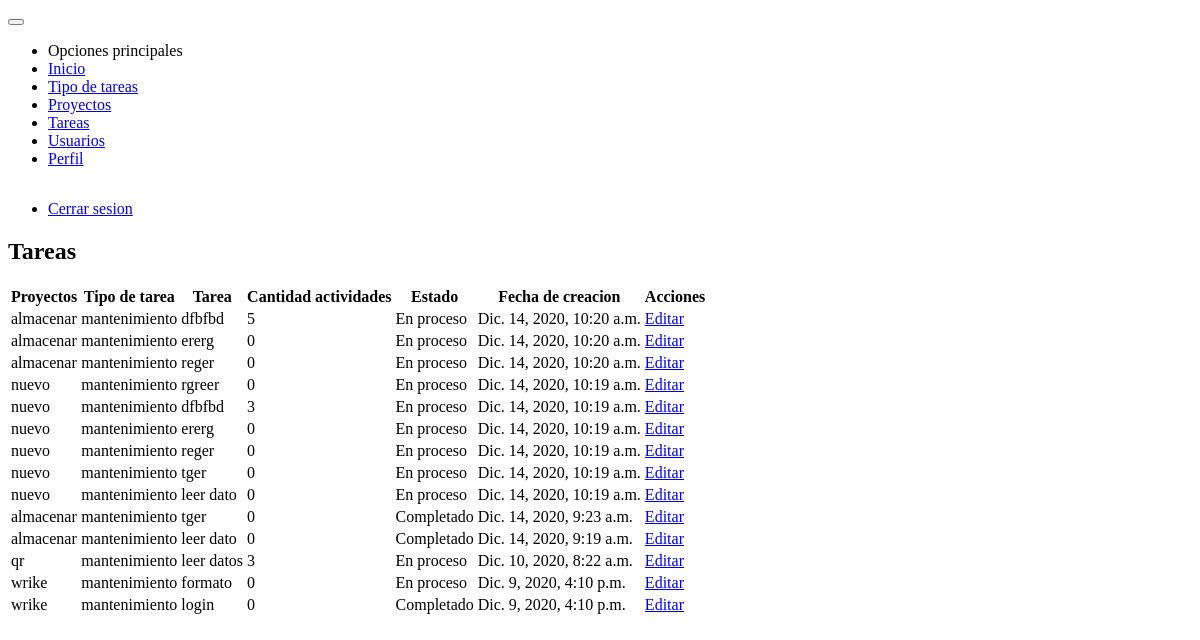
/tareas/ (signed in), run on an earlier commit of the app's database.
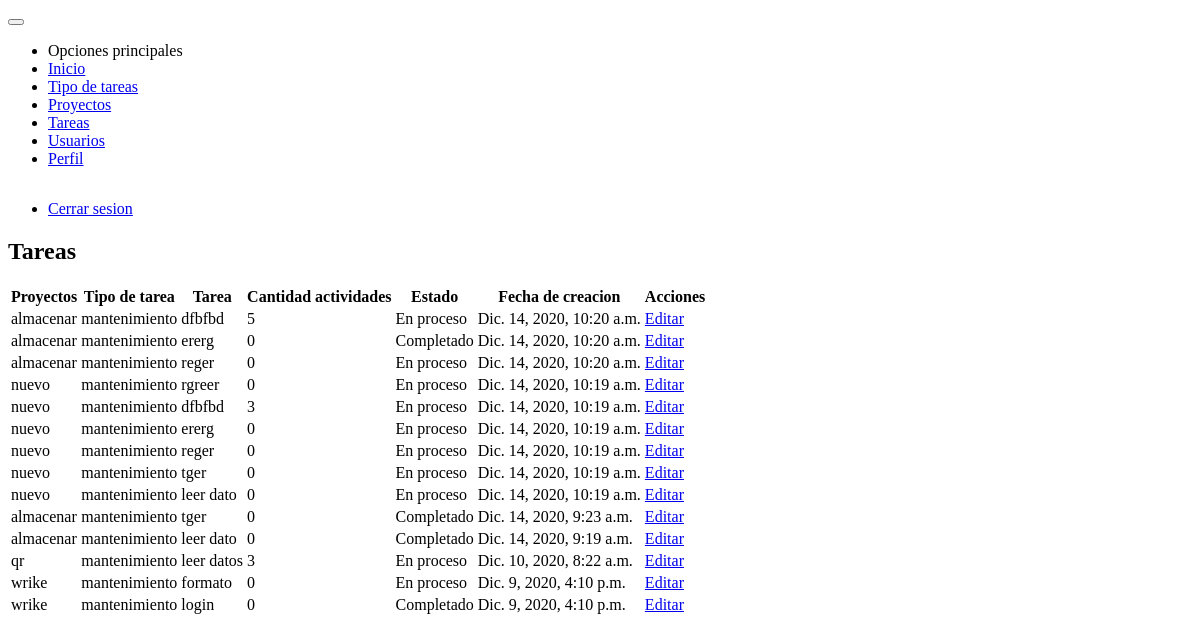
And on a later commit of the database.
### tasks/models.py (models this page shows, shortened)
class Task(models.Model):
    project = models.ForeignKey(Project, on_delete=models.CASCADE)
    type_task = models.ForeignKey(TypeTask, on_delete=models.CASCADE)
    task = models.CharField(max_length=50)
    description = models.TextField()
    state = models.BooleanField(default=False)
    porcentage = models.IntegerField(default=0)
    slug = models.SlugField(max_length=60, unique=True)
    created_at = models.DateTimeField(auto_now_add=timezone.now())
    updated_at = models.DateTimeField(auto_now=timezone.now())

class TypeTask(models.Model):
    name = models.CharField(max_length=50)
    slug = models.SlugField(max_length=60, unique=True)
    status = models.BooleanField(default=True)
    created_at = models.DateTimeField(auto_now_add=timezone.now())
    def __str__(self):
        return self.name
    class Meta:
        verbose_name = 'Tipo tarea'
        verbose_name_plural = 'Tipo tareas'

### projects/models.py (models this page shows)
class Project(models.Model):
    STATUS_CHOICES = (
        ('process', 'En Proceso'),
        ('inactive', 'Inactivo'),
    )
    name = models.CharField(max_length=50, unique=True)
    developer = models.ManyToManyField(User)
    status = models.CharField(
        max_length=10, choices=STATUS_CHOICES, default=STATUS_CHOICES[0])
    slug = models.SlugField(max_length=50, unique=True)
    porcent = models.IntegerField(default=0)
    created_at = models.DateTimeField(auto_now_add=timezone.now())
    update_at = models.DateTimeField(auto_now=timezone.now())
    def __str__(self):
        return self.name

### tasks/views.py (the view)
# urls.py: path('', views.TaskListView.as_view(), name='task'),
class TaskListView(PermissionRequiredMixin, LoginRequiredMixin, ListView):
    login_url = 'users:login'
    permission_required = 'tasks.view_task'
    template_name = 'tasks/task.html'
    queryset = Task.objects.annotate(Count('activities')).order_by('-pk')

### tasks/templates/tasks/task.html
{% extends 'base.html' %}
{% block content %}
    <div class="card">
        <div class="card-contet m-2">
            <h2 class="text-center">Tareas</h2>
            {% include 'tasks/snippets/tasks.html' %}
        </div>
    </div>
{% endblock %}

### tasks/templates/tasks/snippets/tasks.html (shortened to what this page needs)
<table class="table" data-role="table" data-horizontal-scroll="true" data-table-search-title="Buscar: " data-table-rows-count-title="Cantidad a mostrar">
    <thead>
        <tr>
            <th>Proyectos</th>
            <th>Tipo de tarea</th>
            <th>Tarea</th>
            <th>Cantidad actividades</th>
            <th>Estado</th>
            <th>Fecha de creacion</th>
            <th>Acciones</th>
        </tr>
    </thead>
    <tbody>
        {% for activities in object_list %}
            <tr>
                <td>{{ activities.project }}</td>
                <td>{{ activities.type_task }}</td>
                <td>{{ activities.task }}</td>
                <td>{{ activities.activities__count }}</td>
                <td>{{ activities.state|yesno:'Completado,En proceso' }}</td>
                <td>{{ activities.created_at }}</td>
                <td>
                    <a href="{% url 'tasks:update_task' activities.slug %}" class="button info"> Editar</a>
                </td>
            </tr>
        {% endfor %}
    </tbody>
</table>

What changed in the data, as far as the page shows it:
changed Task (number 2 of 14 on the later page): state "En proceso" → "Completado"
